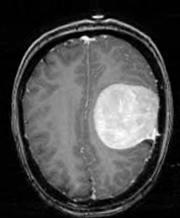
#> input picture tumobrainor/assets/default.png, 180 x 218 px
$ python -i preprocessing.py   (imports and definitions only)
#> lines starting #> are read from the running program, lines starting #| are printed output that depends on the picture; after the words box and inside, x2 and y2 are one past the last pixel; in counts of white or black regions, pixels touching at a corner belong together
from pathlib import Path

import cv2
import imutils


def get_cropped_image(img):
    gray = cv2.cvtColor(img, cv2.COLOR_RGB2GRAY)
    gray = cv2.GaussianBlur(gray, (3, 3), 0)

    # threshold the image, then perform a series of erosions +
    # dilations to remove any small regions of noise
    thresh = cv2.threshold(gray, 45, 255, cv2.THRESH_BINARY)[1]
    thresh = cv2.erode(thresh, None, iterations=2)
    thresh = cv2.dilate(thresh, None, iterations=2)

    # find contours in thresholded image, then grab the largest one
    cnts = cv2.findContours(thresh.copy(), cv2.RETR_EXTERNAL, cv2.CHAIN_APPROX_SIMPLE)
    cnts = imutils.grab_contours(cnts)
    c = max(cnts, key=cv2.contourArea)

    # find the extreme points
    extLeft = tuple(c[c[:, :, 0].argmin()][0])
    extRight = tuple(c[c[:, :, 0].argmax()][0])
    extTop = tuple(c[c[:, :, 1].argmin()][0])
    extBot = tuple(c[c[:, :, 1].argmax()][0])
    ADD_PIXELS = 0
    new_img = img[
        extTop[1] - ADD_PIXELS : extBot[1] + ADD_PIXELS, extLeft[0] - ADD_PIXELS : extRight[0] + ADD_PIXELS
    ].copy()

    return new_img


def get_preprocessed_image(filepath: Path):
#> called with filepath = '../assets/default.png'
    img = cv2.imread(str(filepath))
#> img is the input picture: shape (218, 180, 3); min 0, max 255, mean 74.6
    img = cv2.bilateralFilter(img, 2, 50, 50)
    img = cv2.applyColorMap(img, cv2.COLORMAP_BONE)
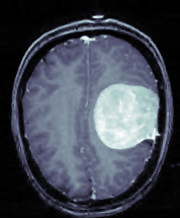
#> img: shape (218, 180, 3); mean B, G, R 83.2, 71.3, 66.3
    img = get_cropped_image(img)
#> in get_cropped_image, `thresh = cv2.threshold(gray, 45, 255, cv2.THRESH_BINARY)[1]`:
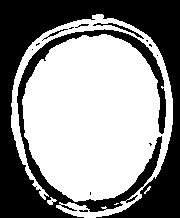
#> thresh: shape (218, 180); 56.3% white; 13 black regions (9 under 20 px), largest, box (x1, y1, x2, y2) and area: (0, 0, 180, 218) 16941, (93, 23, 144, 39) 114, (42, 29, 68, 41) 43, (75, 24, 89, 28) 22
#> in get_cropped_image, `thresh = cv2.erode(thresh, None, iterations=2)`:
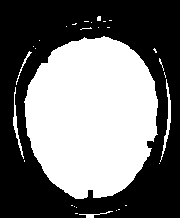
#> thresh: shape (218, 180); 44.5% white; 30 white regions (25 under 20 px), largest, box (x1, y1, x2, y2) and area: (24, 36, 158, 199) 16856, (160, 79, 171, 162) 212, (13, 87, 24, 159) 160, (16, 51, 32, 85) 63, (79, 211, 113, 218) 61
#> in get_cropped_image, `thresh = cv2.dilate(thresh, None, iterations=2)`:
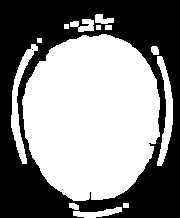
#> thresh: shape (218, 180); 52.5% white; 2 black regions (1 under 20 px)
#> in get_cropped_image, `cnts = cv2.findContours(thresh.copy(), cv2.RETR_EXTERNAL, cv2.CHAIN_AP..`: cnts = 13 contours, 3 with area under 20; largest, box (x1, y1, x2, y2) and area: (22, 34, 160, 201) 17896, (11, 44, 38, 164) 714, (157, 56, 173, 166) 647, (73, 207, 122, 218) 226, (70, 19, 94, 32) 156
#> in get_cropped_image, `c = max(cnts, key=cv2.contourArea)`: c = contour of 227 points, box (x1, y1, x2, y2) (22, 34, 160, 201), area 17896
#> in get_cropped_image, `extLeft = tuple(c[c[:, :, 0].argmin()][0])`: extLeft = (22, 99)
#> in get_cropped_image, `extRight = tuple(c[c[:, :, 0].argmax()][0])`: extRight = (159, 136)
#> in get_cropped_image, `extTop = tuple(c[c[:, :, 1].argmin()][0])`: extTop = (101, 34)
#> in get_cropped_image, `extBot = tuple(c[c[:, :, 1].argmax()][0])`: extBot = (73, 200)
#> in get_cropped_image, `new_img = img[ extTop[1] - ADD_PIXELS : extBot[1] + ADD_PIXELS, extLef..`:
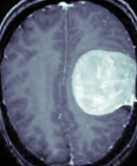
#> new_img: shape (166, 137, 3); mean B, G, R 126.5, 109.7, 101.5
    img = cv2.resize(img, (200, 200))
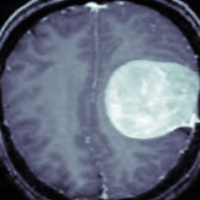
#> img: shape (200, 200, 3); mean B, G, R 126.4, 109.5, 101.4
    img = img / 255.0
    return img

>>> result = get_preprocessed_image('../assets/default.png')
